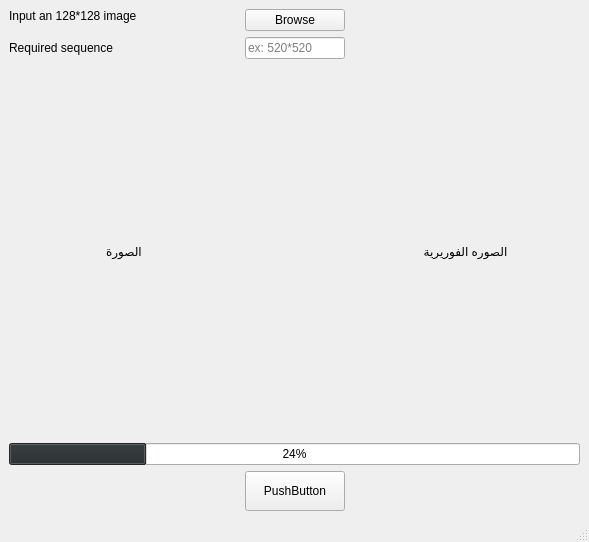
<?xml version="1.0" encoding="UTF-8"?>
<ui version="4.0">
 <class>MainWindow</class>
 <widget class="QMainWindow" name="MainWindow">
  <property name="geometry">
   <rect>
    <x>0</x>
    <y>0</y>
    <width>589</width>
    <height>542</height>
   </rect>
  </property>
  <property name="windowTitle">
   <string>MainWindow</string>
  </property>
  <property name="autoFillBackground">
   <bool>true</bool>
  </property>
  <property name="styleSheet">
   <string notr="true">background: url(:home/habiba/Downloads/mathematics-background-vector-13608036.jpg);</string>
  </property>
  <widget class="QWidget" name="centralwidget">
   <layout class="QGridLayout" name="gridLayout_3">
    <item row="2" column="2">
     <widget class="QLabel" name="label_2">
      <property name="text">
       <string>الصوره الفوريرية</string>
      </property>
      <property name="alignment">
       <set>Qt::AlignCenter</set>
      </property>
     </widget>
    </item>
    <item row="0" column="0">
     <widget class="QLabel" name="label_3">
      <property name="text">
       <string>Input an 128*128 image</string>
      </property>
      <property name="alignment">
       <set>Qt::AlignLeading|Qt::AlignLeft|Qt::AlignTop</set>
      </property>
     </widget>
    </item>
    <item row="1" column="1">
     <widget class="QLineEdit" name="lineEdit">
      <property name="maximumSize">
       <size>
        <width>100</width>
        <height>16777215</height>
       </size>
      </property>
      <property name="autoFillBackground">
       <bool>false</bool>
      </property>
      <property name="styleSheet">
       <string notr="true">font: italic 11pt &quot;Norasi&quot;;</string>
      </property>
      <property name="placeholderText">
       <string>ex: 520*520</string>
      </property>
     </widget>
    </item>
    <item row="1" column="0">
     <widget class="QLabel" name="label_4">
      <property name="text">
       <string>Required sequence</string>
      </property>
     </widget>
    </item>
    <item row="0" column="1">
     <widget class="QPushButton" name="pushButton">
      <property name="maximumSize">
       <size>
        <width>100</width>
        <height>16777215</height>
       </size>
      </property>
      <property name="text">
       <string>Browse</string>
      </property>
     </widget>
    </item>
    <item row="2" column="0">
     <widget class="QLabel" name="label">
      <property name="sizeIncrement">
       <size>
        <width>200</width>
        <height>200</height>
       </size>
      </property>
      <property name="lineWidth">
       <number>1</number>
      </property>
      <property name="text">
       <string>الصورة</string>
      </property>
      <property name="alignment">
       <set>Qt::AlignCenter</set>
      </property>
     </widget>
    </item>
    <item row="5" column="1">
     <widget class="QPushButton" name="pushButton_2">
      <property name="maximumSize">
       <size>
        <width>16777215</width>
        <height>40</height>
       </size>
      </property>
      <property name="text">
       <string>PushButton</string>
      </property>
     </widget>
    </item>
    <item row="3" column="0" colspan="3">
     <widget class="QProgressBar" name="progressBar">
      <property name="styleSheet">
       <string notr="true">selection-background-color: rgb(46, 52, 54);</string>
      </property>
      <property name="value">
       <number>24</number>
      </property>
     </widget>
    </item>
   </layout>
  </widget>
  <widget class="QMenuBar" name="menubar">
   <property name="geometry">
    <rect>
     <x>0</x>
     <y>0</y>
     <width>589</width>
     <height>22</height>
    </rect>
   </property>
  </widget>
  <widget class="QStatusBar" name="statusbar"/>
 </widget>
 <resources/>
 <connections/>
</ui>
